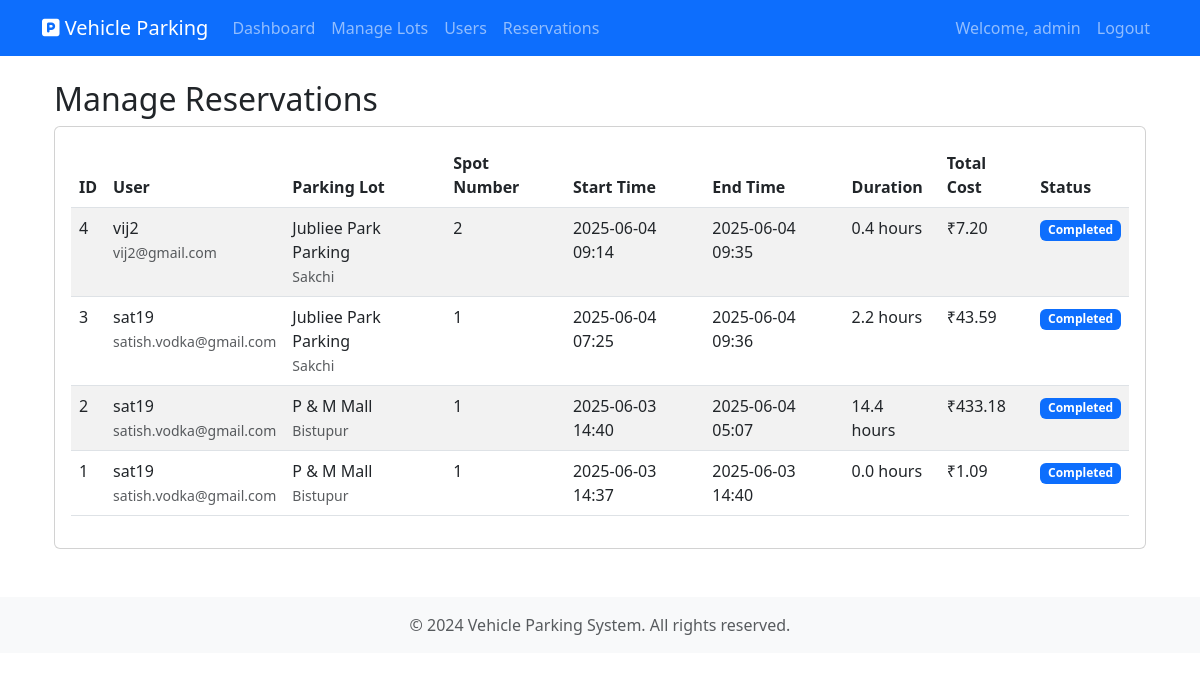
Screenshot of /admin/reservations (signed in) with the database file from the repository.
### app/models.py (models this page shows, shortened)
class User(UserMixin, db.Model):
    id = db.Column(db.Integer, primary_key=True)
    username = db.Column(db.String(64), unique=True, nullable=False)
    email = db.Column(db.String(120), unique=True, nullable=False)
    password_hash = db.Column(db.String(128))
    is_admin = db.Column(db.Boolean, default=False)
    reservations = db.relationship('Reservation', backref='user', lazy=True)

class Reservation(db.Model):
    id = db.Column(db.Integer, primary_key=True)
    user_id = db.Column(db.Integer, db.ForeignKey('user.id'), nullable=False)
    spot_id = db.Column(db.Integer, db.ForeignKey('parking_spot.id'), nullable=False)
    vehicle_number = db.Column(db.String(20), nullable=False)
    start_time = db.Column(db.DateTime, default=datetime.utcnow)
    end_time = db.Column(db.DateTime, nullable=True)
    total_cost = db.Column(db.Float, nullable=True)
    status = db.Column(db.String(20), default='active')  # active, completed, cancelled
    payment_status = db.Column(db.String(20), default='pending')  # pending, completed

class ParkingLot(db.Model):
    id = db.Column(db.Integer, primary_key=True)
    name = db.Column(db.String(100), nullable=False)
    prime_location_name = db.Column(db.String(100), nullable=False)
    address = db.Column(db.String(200), nullable=False)
    pin_code = db.Column(db.String(10), nullable=False)
    price_per_hour = db.Column(db.Float, nullable=False)
    maximum_spots = db.Column(db.Integer, nullable=False)
    created_at = db.Column(db.DateTime, default=datetime.utcnow)
    spots = db.relationship('ParkingSpot', backref='lot', lazy=True, cascade='all, delete-orphan')

class ParkingSpot(db.Model):
    id = db.Column(db.Integer, primary_key=True)
    lot_id = db.Column(db.Integer, db.ForeignKey('parking_lot.id'), nullable=False)
    spot_number = db.Column(db.Integer, nullable=False)
    status = db.Column(db.String(1), default='A')  # 'A' for Available, 'O' for Occupied
    reservations = db.relationship('Reservation', backref='spot', lazy=True)

### app/admin/routes.py (the view)
@bp.route('/reservations')
@login_required
@admin_required
def reservations():
    reservations = Reservation.query.order_by(Reservation.start_time.desc()).all()
    return render_template('admin/reservations.html', reservations=reservations)

### app/admin/routes.py (called while the page is built)
def admin_required(f):
    @wraps(f)
    def decorated_function(*args, **kwargs):
        if not current_user.is_authenticated or not current_user.is_admin:
            flash('You do not have permission to access this page.', 'error')
            return redirect(url_for('main.index'))
        return f(*args, **kwargs)
    return decorated_function

### app/models.py (called while the page is built)
@login_manager.user_loader
def load_user(id):
    return User.query.get(int(id))

### app/templates/admin/reservations.html (shortened to what this page needs)
{% extends "base.html" %}
{% block content %}
<div class="container mt-4">
    <h2>Manage Reservations</h2>
    <div class="card">
        <div class="card-body">
            <div class="table-responsive">
                <table class="table table-striped">
                    <thead>
                        <tr>
                            <th>ID</th>
                            <th>User</th>
                            <th>Parking Lot</th>
                            <th>Spot Number</th>
                            <th>Start Time</th>
                            <th>End Time</th>
                            <th>Duration</th>
                            <th>Total Cost</th>
                            <th>Status</th>
                        </tr>
                    </thead>
                    <tbody>
                        {% for reservation in reservations %}
                        <tr>
                            <td>{{ reservation.id }}</td>
                            <td>
                                {{ reservation.user.username }}<br>
                                <small class="text-muted">{{ reservation.user.email }}</small>
                            </td>
                            <td>
                                {{ reservation.spot.lot.name }}<br>
                                <small class="text-muted">{{ reservation.spot.lot.prime_location_name }}</small>
                            </td>
                            <td>{{ reservation.spot.spot_number }}</td>
                            <td>{{ reservation.start_time.strftime('%Y-%m-%d %H:%M') }}</td>
                            <td>
                                {% if reservation.end_time %}
                                {{ reservation.end_time.strftime('%Y-%m-%d %H:%M') }}
                                {% else %}
                                -
                                {% endif %}
                            </td>
                            <td>
                                {% if reservation.end_time %}
                                {{ ((reservation.end_time - reservation.start_time).total_seconds() / 3600)|round(1) }}
                                hours
                                {% else %}
                                Active
                                {% endif %}
                            </td>
                            <td>₹{{ "%.2f"|format(reservation.total_cost or 0) }}</td>
                            <td>
                                {% if reservation.status == 'active' %}
                                <span class="badge bg-success">Active</span>
                                {% elif reservation.status == 'completed' %}
                                <span class="badge bg-primary">Completed</span>
                                {% else %}
                                <span class="badge bg-secondary">{{ reservation.status|title }}</span>
                                {% endif %}
                            </td>
                        </tr>
                        {% endfor %}
                    </tbody>
                </table>
            </div>
        </div>
    </div>
</div>
{% endblock %}

### app/templates/base.html (shortened to what this page needs)
<!DOCTYPE html>
<html lang="en">
<head>
    <link href="https://cdn.jsdelivr.net/npm/bootstrap@5.3.0/dist/css/bootstrap.min.css" rel="stylesheet">
    <link href="https://cdnjs.cloudflare.com/ajax/libs/font-awesome/6.0.0/css/all.min.css" rel="stylesheet">
</head>
<body>
    <nav class="navbar navbar-expand-lg navbar-dark bg-primary">
        <div class="container">
            <a class="navbar-brand" href="{{ url_for('main.index') }}">
                <i class="fas fa-parking"></i> Vehicle Parking
            </a>
            <div class="collapse navbar-collapse" id="navbarNav">
                <ul class="navbar-nav me-auto">
                    {% if current_user.is_authenticated %}
                    {% if current_user.is_admin %}
                    <li class="nav-item">
                        <a class="nav-link" href="{{ url_for('admin.dashboard') }}">Dashboard</a>
                    </li>
                    <li class="nav-item">
                        <a class="nav-link" href="{{ url_for('admin.parking_lots') }}">Manage Lots</a>
                    </li>
                    <li class="nav-item">
                        <a class="nav-link" href="{{ url_for('admin.users') }}">Users</a>
                    </li>
                    <li class="nav-item">
                        <a class="nav-link" href="{{ url_for('admin.reservations') }}">Reservations</a>
                    </li>
                    {% endif %}
                    {% endif %}
                </ul>
                <ul class="navbar-nav">
                    {% if current_user.is_authenticated %}
                    <li class="nav-item">
                        <span class="nav-link">Welcome, {{ current_user.username }}</span>
                    </li>
                    <li class="nav-item">
                        <a class="nav-link" href="{{ url_for('auth.logout') }}">Logout</a>
                    </li>
                    {% endif %}
                </ul>
            </div>
        </div>
    </nav>
    <div class="container mt-4">
        {% block content %}{% endblock %}
    </div>
    <footer class="footer mt-5 py-3 bg-light">
        <div class="container text-center">
            <span class="text-muted">© 2024 Vehicle Parking System. All rights reserved.</span>
        </div>
    </footer>
</body>
</html>

### rows the page displays
User: username "admin"
Reservation: id "4", user.username "vij2", user.email "vij2@gmail.com", spot.lot.name "Jubliee Park Parking", spot.lot.prime_location_name "Sakchi", spot.spot_number "2", start_time "2025-06-04 09:14", end_time "2025-06-04 09:35", end_time+start_time "0.4", total_cost "7.20", status "Completed"
Reservation: id "3", user.username "sat19", user.email "satish.vodka@gmail.com", spot.lot.name "Jubliee Park Parking", spot.lot.prime_location_name "Sakchi", spot.spot_number "1", start_time "2025-06-04 07:25", end_time "2025-06-04 09:36", end_time+start_time "2.2", total_cost "43.59", status "Completed"
Reservation: id "2", user.username "sat19", user.email "satish.vodka@gmail.com", spot.lot.name "P & M Mall", spot.lot.prime_location_name "Bistupur", spot.spot_number "1", start_time "2025-06-03 14:40", end_time "2025-06-04 05:07", end_time+start_time "14.4", total_cost "433.18", status "Completed"
Reservation: id "1", user.username "sat19", user.email "satish.vodka@gmail.com", spot.lot.name "P & M Mall", spot.lot.prime_location_name "Bistupur", spot.spot_number "1", start_time "2025-06-03 14:37", end_time "2025-06-03 14:40", end_time+start_time "0.0", total_cost "1.09", status "Completed"
